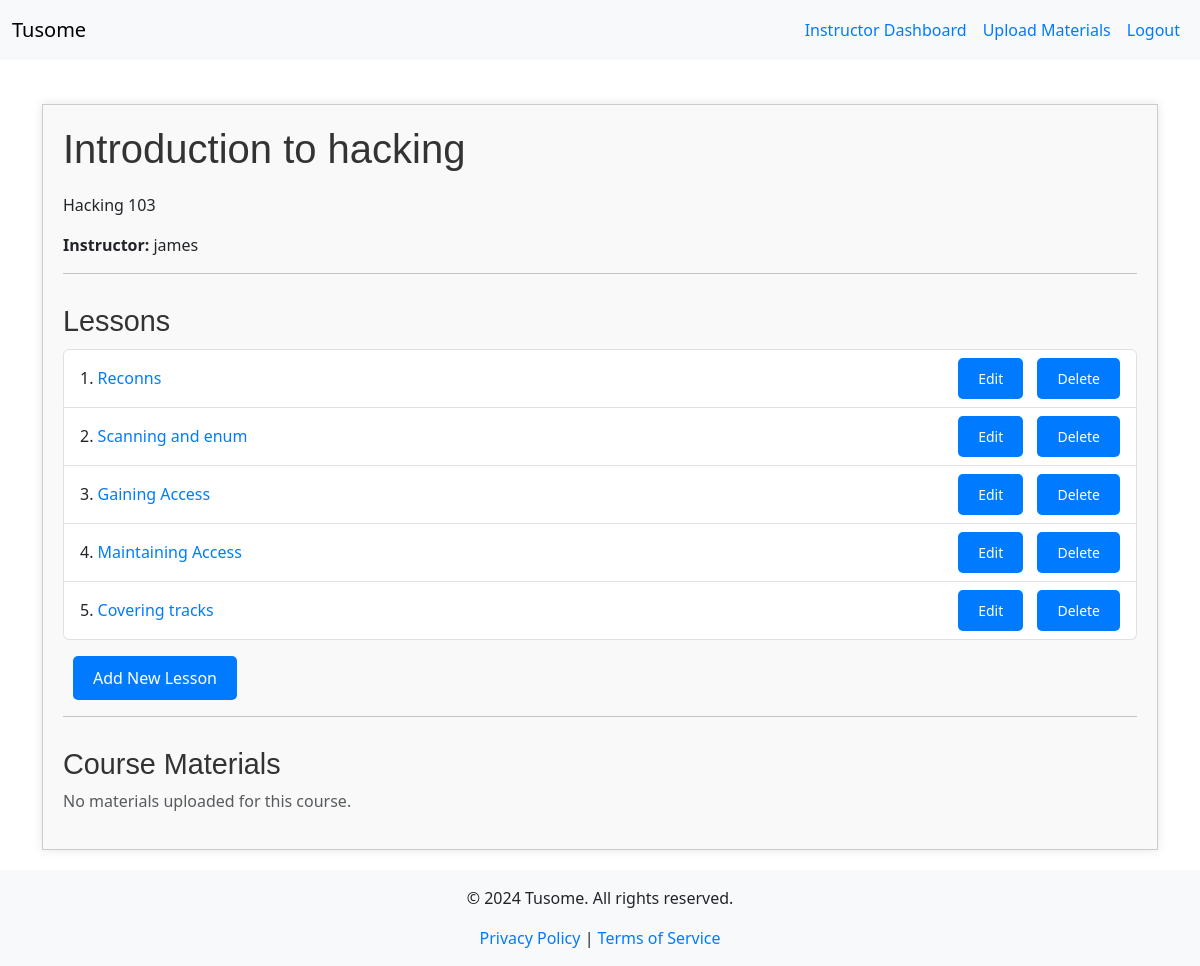
The page /course/1 (signed in) on the database as committed earlier.
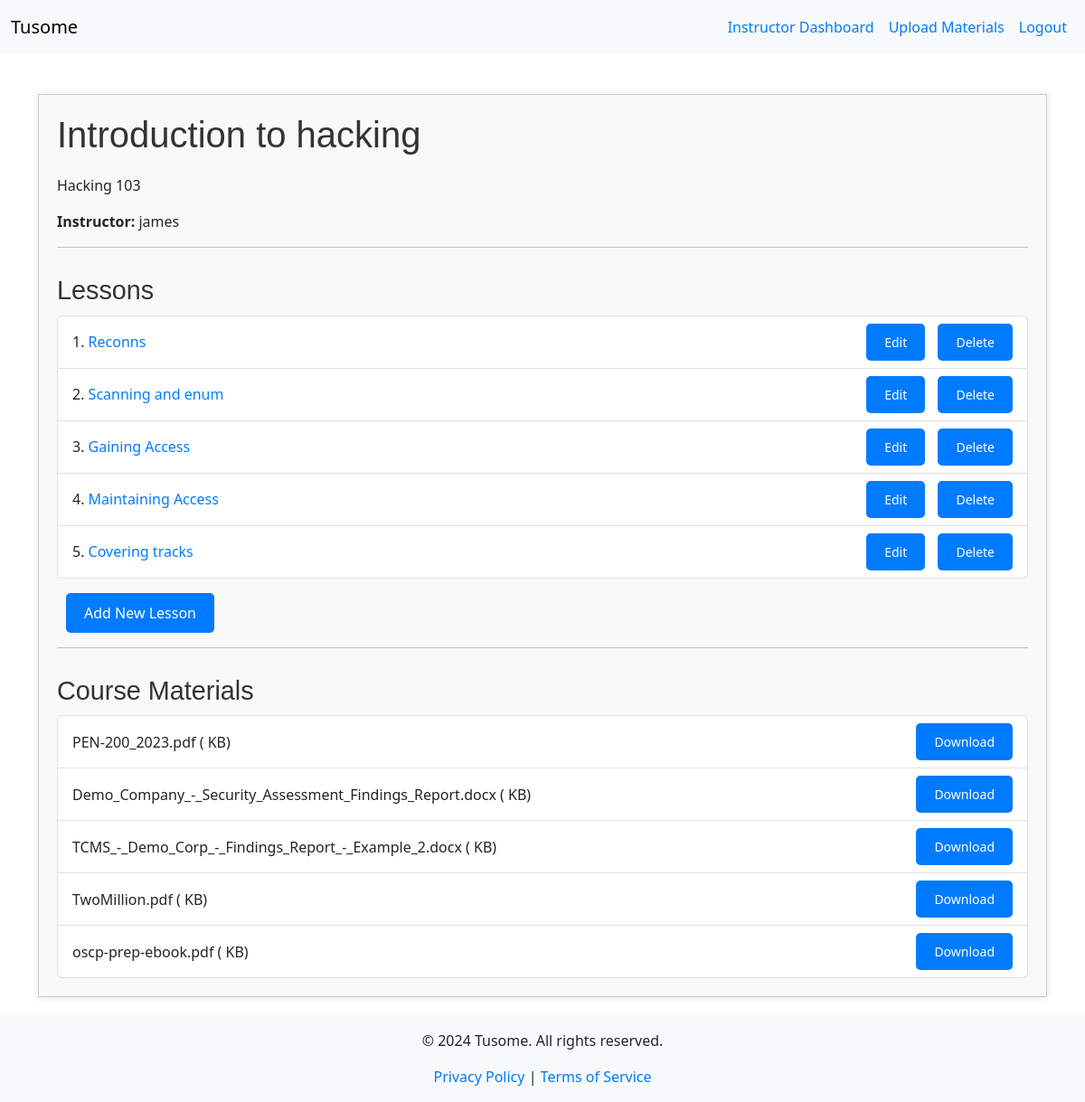
The same page on the database as committed later.
### models.py (models this page shows)
class Lesson(db.Model):
    id = db.Column(db.Integer, primary_key=True)
    title = db.Column(db.String(200), nullable=False)
    content = db.Column(db.Text, nullable=False)
    slug = db.Column(db.String(100), unique=True, nullable=False)  # Use this for the URL
    course_id = db.Column(db.Integer, db.ForeignKey('course.id'), nullable=False)
    course = db.relationship('Course', back_populates='lessons')

class CourseMaterial(db.Model):
    id = db.Column(db.Integer, primary_key=True)
    filename = db.Column(db.String(100), nullable=False)
    course_id = db.Column(db.Integer, db.ForeignKey('course.id'), nullable=False)
    upload_date = db.Column(db.DateTime, default=datetime.utcnow)
    course = db.relationship('Course', back_populates='materials')

### app.py (the view)
@app.route('/course/<int:course_id>')
@login_required
def course_details(course_id):
    course = Course.query.get_or_404(course_id)
    if current_user.role == RoleEnum.STUDENT:
        enrollment = Enrollment.query.filter_by(student_id=current_user.student.id, course_id=course_id).first()
        if not enrollment:
            flash('You are not enrolled in this course.', 'danger')
            return redirect(url_for('browse_courses'))
        lessons = course.lessons
        materials = course.materials
        return render_template('course_details.html', course=course, lessons=lessons, materials=materials)
    elif current_user.role == RoleEnum.INSTRUCTOR:
        if course.instructor_id != current_user.instructor.id:
            flash('You do not have permission to view this course.', 'danger')
            return redirect(url_for('instructor_dashboard'))
        lessons = course.lessons
        materials = course.materials
        delete_form = DeleteLessonForm()
        return render_template('course_details.html', course=course, lessons=lessons, materials=materials, form=delete_form)
    else:
        flash('Access denied.', 'danger')
        abort(403)

### app.py (called while the page is built)
@app.context_processor
def inject_current_year():
    return {'current_year': datetime.utcnow().year}

@login_manager.user_loader
def load_user(user_id):
    return User.query.get(int(user_id))

@app.context_processor
def inject_roleenum():
    return dict(RoleEnum=RoleEnum)

### templates/course_details.html (shortened to what this page needs)
{% extends "base.html" %}
{% block content %}
  <div class="course-container">
    <h2>{{ course.title }}</h2>
    <p>{{ course.description }}</p>
    <p><strong>Instructor:</strong> {{ course.instructor.user.username }}</p>
    <hr>
    <h3>Lessons</h3>
    {% if course.lessons %}
      <ul class="list-group">
        {% for lesson in course.lessons %}
          <li class="list-group-item d-flex justify-content-between align-items-center">
            <span>{{ loop.index }}. <a href="{{ url_for('lesson_detail', slug=lesson.slug) }}">{{ lesson.title }}</a></span>
            {% if current_user.is_authenticated and current_user.role == RoleEnum.INSTRUCTOR and course.instructor_id == current_user.instructor.id %}
              <div>
                <a href="{{ url_for('edit_lesson', lesson_id=lesson.id) }}" class="btn btn-sm btn-warning">Edit</a>
                <form action="{{ url_for('delete_lesson', lesson_id=lesson.id) }}" method="POST" style="display:inline;">
                  <button type="submit" class="btn btn-sm btn-danger" onclick="return confirm('Are you sure you want to delete this lesson?');" aria-label="Delete Lesson {{ lesson.title }}">Delete</button>
                </form>
              </div>
            {% endif %}
          </li>
        {% endfor %}
      </ul>
    {% else %}
      <p class="text-muted">No lessons available for this course.</p>
    {% endif %}
    {% if current_user.is_authenticated and current_user.role == RoleEnum.INSTRUCTOR and course.instructor_id == current_user.instructor.id %}
      <a href="{{ url_for('create_lesson', course_id=course.id) }}" class="btn btn-success mt-3">Add New Lesson</a>
    {% endif %}
    <hr>
    <h3>Course Materials</h3>
    {% if materials %}
      <ul class="list-group">
        {% for material in materials %}
          <li class="list-group-item d-flex justify-content-between align-items-center">
            <span>{{ material.filename }} ({{ material.size }} KB)</span>
            <a href="{{ url_for('download_material', material_id=material.id) }}" class="btn btn-secondary btn-sm">Download</a>
          </li>
        {% endfor %}
      </ul>
    {% else %}
      <p class="text-muted">No materials uploaded for this course.</p>
    {% endif %}
  </div>
{% endblock %}

Rows that differ between the two databases and show on the page:
added CourseMaterial: filename "PEN-200_2023.pdf"
added CourseMaterial: filename "Demo_Company_-_Security_Assessment_Findings_Report.docx"
added CourseMaterial: filename "TCMS_-_Demo_Corp_-_Findings_Report_-_Example_2.docx"
added CourseMaterial: filename "TwoMillion.pdf"
added CourseMaterial: filename "oscp-prep-ebook.pdf"
Other text that changed with them:
text no longer shown: "No materials uploaded for this course."
